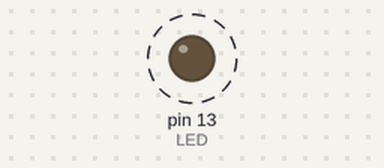
This sketch was run on a simulated Arduino Uno, built with avr-gcc and run on an emulated ATmega328P. Parts: output pins drawn as LEDs (lit = HIGH). Dashed ring = blinking. Pins used as bus, display or sensor lines are not drawn; what the sketch prints to the serial monitor is not drawn.

Above: at 2.6 s.
Timing chart, 0 to 5.0 s (numbered marks = the images above):
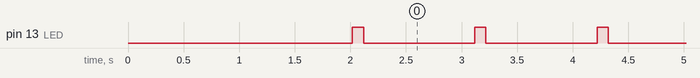

The sketch:

init_sketch.pde
```cpp
int LED = 13;   // select the pin for the LED
int RESET = 7;

void setup() {
  pinMode(LED,OUTPUT);   // declare the LED's pin as output
  pinMode(RESET,OUTPUT);   // declare the LED's pin as output
  Serial.begin(115200);        // connect to the serial port
  digitalWrite(RESET, HIGH);
  delay(10);
  digitalWrite(RESET, LOW);
  delay(2000);
  Serial.println("SET BT PAGEMODE 3 2000 1");
  Serial.println("SET BT NAME ARDUINOBT");
  Serial.println("SET BT ROLE 0 f 7d00");
  Serial.println("SET CONTROL ECHO 0");
  Serial.println("SET BT AUTH * 12345");
  Serial.println("SET CONTROL ESCAPE - 00 1");
  Serial.println("SET CONTROL BAUD 115200,8n1");      //first release 19200
}

void loop () {
  digitalWrite(LED, HIGH);
  delay(100);
  digitalWrite(LED, LOW);
  Serial.println("ciao");
  delay(1000);
}
```

Measured:
- by itself, pin 13 (LED): alternates HIGH for 0.10 s and LOW for 1.0 s
